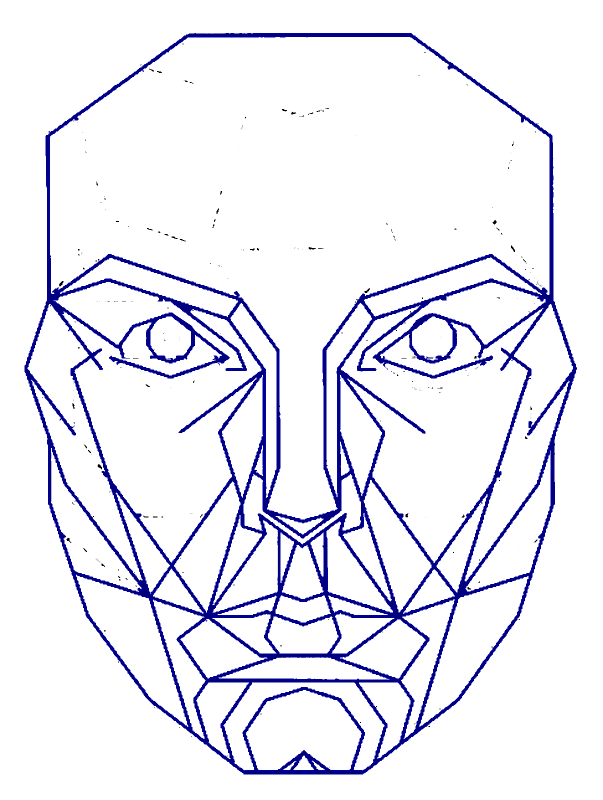
#> input picture fb.png, 1206 x 1600 px, given in place of the camera (shown at 1/2 size)
$ python face_final_mail_max.py   (Python 2 division)   (older library calls are emulated)
#> lines starting #> are read from the running program, lines starting #| are printed output that depends on the picture; after the words box and inside, x2 and y2 are one past the last pixel; in counts of white or black regions, pixels touching at a corner belong together
import cv2
import sys
import numpy as np

cap = cv2.VideoCapture(0)


while(True):
    # Capture frame-by-frame
    ret, frame = cap.read()
#> frame is the input picture: shape (1600, 1206, 3); mean B, G, R 245.9, 235, 235

    cv2.ellipse(frame, (320,240), (110,170),0 ,0 ,360, 255, 1)
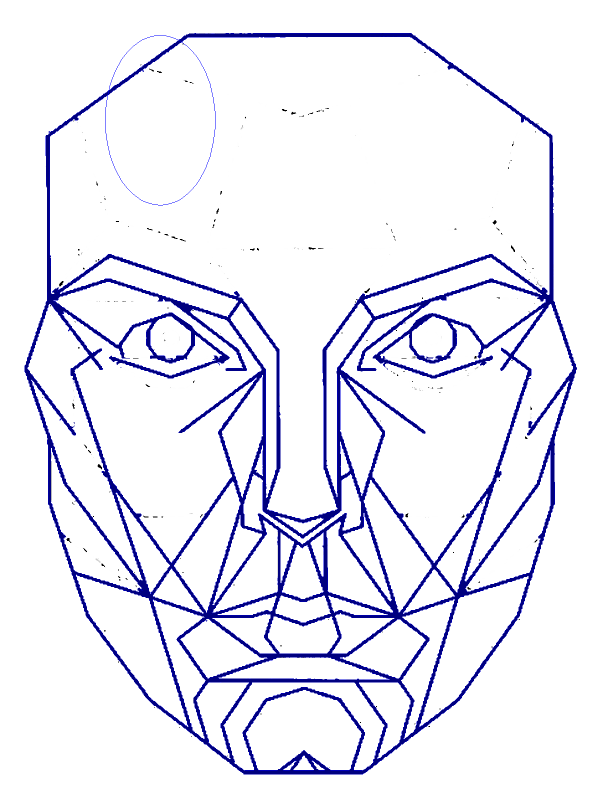
#> frame: shape (1600, 1206, 3) (shown at 1/2 size); 0.04% of pixels changed, all inside (x1, y1, x2, y2) = (210, 70, 431, 411)

    # Display the resulting frame
    cv2.imshow('frame',frame)
    if cv2.waitKey(1) & 0xFF == ord('q'):
#> (key q is pressed here)
        break

# When everything done, release the capture
cap.release()
cv2.destroyAllWindows()
# Get user supplied values

cam = cv2.VideoCapture()

def getframe(name):
  cam.open(0)
  img=cam.read()
  cv2.imwrite(str(name)+".jpg",img[1])
  cam.release()


getframe("snap")


# Create the haar cascade
faceCascade = cv2.CascadeClassifier('haarcascade_frontalface_default.xml')
eye_cascade = cv2.CascadeClassifier('haarcascade_eye.xml')

# Read the image
image = cv2.imread("snap.jpg")
gray = cv2.cvtColor(image, cv2.COLOR_BGR2GRAY)
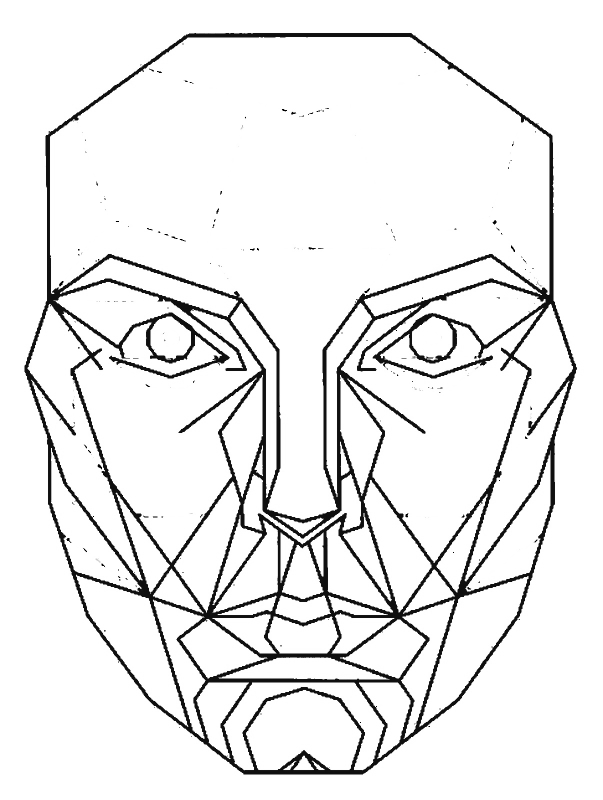
#> gray: shape (1600, 1206) (shown at 1/2 size); min 0, max 255, mean 236


# Detect faces in the image
faces = faceCascade.detectMultiScale(
    gray,
    scaleFactor=1.1,
    minNeighbors=5,
    minSize=(30, 30),
    flags = cv2.cv.CV_HAAR_SCALE_IMAGE
)
#> faces = ()

print "Found {0} faces!".format(len(faces))
#| Found 0 faces!

# Draw a rectangle around the faces
for (x, y, w, h) in faces:
    print "xxxxxxxxxxxxxxxxxxxx",x
    print "yyyyyyyyyyyyyyyyyyyy",y
    cv2.rectangle(image, (x, y), (x+w, y+h), (0, 255, 0), 2)
    roi_gray = gray[y:y+h, x:x+w]
    roi_color = image[y:y+h, x:x+w]
    print "roi_color",roi_color
    print "shape of roi",roi_color.shape
    eyes = eye_cascade.detectMultiScale(roi_gray)
    sumh = 0
    sumy = 0
    sumw = 0
    print "eyes  before removal of third eye",eyes
    print len(eyes)
    EX = []
    EW = []
    realeyes = []
    EW_ = []
    if len(eyes) > 2:
        for (ex,ey,ew,eh) in eyes:
          EW_.append(ew)
          realeyes.append((ex,ey,ew,eh))
        print "width array including 3rd eye",EW_
        print "realeyes array still with 3rd eye",realeyes

        diff1 = abs(EW_[1]-EW_[0])
        diff2 = abs(EW_[2]-EW_[0])
        diff3 = abs(EW_[1]-EW_[2])
        mindiff = min(diff3,diff2,diff1)
        if mindiff == diff1:
            realeyes.pop(2)
        elif mindiff == diff2:
            realeyes.pop(1)
        elif mindiff == diff3:
            realeyes.pop(0)


    else:
      realeyes = eyes

    print "realeyes after removal of 3rd eye",realeyes

    for (ex,ey,ew,eh) in realeyes:
        EX.append(ex)
        EW.append(ew)
        sumh += eh
        sumw += ew
        print "sumhhhhhhhhhhhh",sumh
        sumy += ey
        print "summmmmmmmmmmmmyyyyyyyyy",sumy
        cv2.rectangle(roi_color,(ex,ey),(ex+2,ey+2),(0,255,0),3)
        cv2.rectangle(roi_color,(ex,ey),(ex+ew,ey+eh),(0,255,0),1)
    #gen taking avg
    sumh = sumh/2
    sumy = sumy/2
    sumw = sumw/2
    print "sumhhhhhhhhhhhh",sumh
    print "summmmmmmmmmmmmyyyyyyyyy",sumy
    print "EXxxxxxxxxxxxxxxxx",EX
    print "EYYYYYYYYYYYYYYY",EW
    EX.sort()
    EW.sort()
    cv2.rectangle(roi_color,(EX[0],sumy),(EX[0]+(EX[1]-EX[0])+sumw,ey+sumh),(0,0,255),1)
    # [8 lines of commented-out code are left out]
    glassex =  EX[0]
    glassey = sumy
    if EW[1]>EW[0]:
      glassew = (EX[1]-EX[0])+EW[1]
    else:
      glassew = (EX[1]-EX[0])+sumw
    glasseh = sumh

    print "glassex", glassex
    print "glassey", glassey
    print "glasseh", glasseh
    print "glassew", glassew
#> this loop made 0 passes

img2 = cv2.imread('g2.jpg')
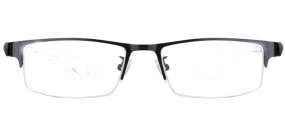
#> input picture g2.jpg, 285 x 136 px, found by its file name
#> img2 is the input picture: shape (136, 285, 3); mean B, G, R 245.5, 245.5, 245.5
rows,cols,channels = img2.shape
#> rows = 136; cols = 285; channels = 3
#> (the run stopped early here; a loop or call above may not have finished)
